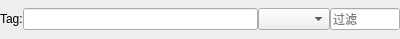
<?xml version="1.0" encoding="UTF-8"?>
<ui version="4.0">
 <class>Form</class>
 <widget class="QWidget" name="Form">
  <property name="geometry">
   <rect>
    <x>0</x>
    <y>0</y>
    <width>400</width>
    <height>39</height>
   </rect>
  </property>
  <property name="windowTitle">
   <string>Form</string>
  </property>
  <layout class="QVBoxLayout" name="verticalLayout">
   <property name="spacing">
    <number>0</number>
   </property>
   <property name="leftMargin">
    <number>0</number>
   </property>
   <property name="topMargin">
    <number>0</number>
   </property>
   <property name="rightMargin">
    <number>0</number>
   </property>
   <property name="bottomMargin">
    <number>0</number>
   </property>
   <item>
    <layout class="QHBoxLayout" name="horizontalLayout">
     <property name="spacing">
      <number>0</number>
     </property>
     <item>
      <widget class="QLabel" name="label_tag">
       <property name="maximumSize">
        <size>
         <width>50</width>
         <height>16777215</height>
        </size>
       </property>
       <property name="text">
        <string>Tag:</string>
       </property>
      </widget>
     </item>
     <item>
      <widget class="QLineEdit" name="lineEdit_content"/>
     </item>
     <item>
      <widget class="QComboBox" name="comboBox">
       <property name="maximumSize">
        <size>
         <width>100</width>
         <height>16777215</height>
        </size>
       </property>
      </widget>
     </item>
     <item>
      <widget class="QLineEdit" name="lineEdit_filter">
       <property name="maximumSize">
        <size>
         <width>70</width>
         <height>16777215</height>
        </size>
       </property>
       <property name="placeholderText">
        <string>过滤</string>
       </property>
      </widget>
     </item>
    </layout>
   </item>
  </layout>
 </widget>
 <resources/>
 <connections/>
</ui>
